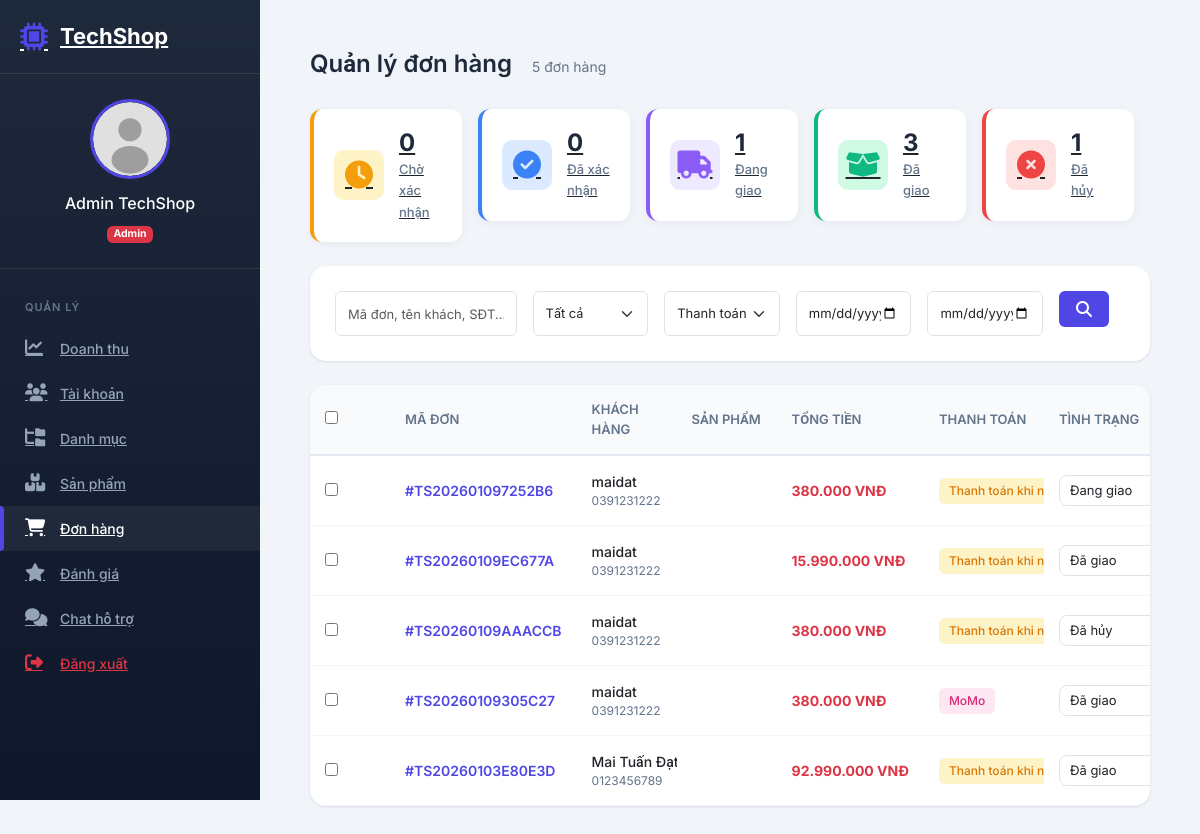
Screenshot of /admin?page=orders (signed in) with the database file from the repository.
### tables this page shows
CREATE TABLE `orders` (
  `id` int(11) NOT NULL,
  `order_number` varchar(20) NOT NULL,
  `user_id` int(11) DEFAULT NULL,
  `customer_name` varchar(100) NOT NULL,
  `customer_email` varchar(100) NOT NULL,
  `customer_phone` varchar(20) NOT NULL,
  `shipping_address` text NOT NULL,
  `shipping_ward` varchar(100) DEFAULT NULL,
  `shipping_district` varchar(100) DEFAULT NULL,
  `shipping_city` varchar(100) NOT NULL,
  `subtotal` decimal(15,0) NOT NULL,
  `shipping_fee` decimal(15,0) DEFAULT 0,
  `discount` decimal(15,0) DEFAULT 0,
  `total` decimal(15,0) NOT NULL,
  `payment_method` enum('cod','bank_transfer','momo','vnpay','credit_card') DEFAULT 'cod',
  `payment_status` enum('pending','paid','failed','refunded') DEFAULT 'pending',
  `status` enum('pending','confirmed','processing','shipping','delivered','cancelled','returned') DEFAULT 'pending',
  `note` text DEFAULT NULL,
  `admin_note` text DEFAULT NULL,
  `assigned_employee` int(11) DEFAULT NULL,
  `cancelled_reason` varchar(500) DEFAULT NULL,
  `delivered_at` datetime DEFAULT NULL,
  `created_at` timestamp NOT NULL DEFAULT current_timestamp(),
  `updated_at` timestamp NOT NULL DEFAULT current_timestamp() ON UPDATE current_timestamp()
);

### config/database.php (called while the page is built, shortened)
<?php
class Database {
    private static $instance = null;
    private $pdo;
    private $host = 'localhost';
    private $dbName = 'computer_shop';
    private $username = 'root';
    private $password = '';
    private $charset = 'utf8mb4';
    private function __construct() {
        try {
            $dsn = "mysql:host={$this->host};dbname={$this->dbName};charset={$this->charset}";
            $options = [
                PDO::ATTR_ERRMODE => PDO::ERRMODE_EXCEPTION,
                PDO::ATTR_DEFAULT_FETCH_MODE => PDO::FETCH_ASSOC,
                PDO::ATTR_EMULATE_PREPARES => false,
                PDO::MYSQL_ATTR_INIT_COMMAND => "SET NAMES utf8mb4 COLLATE utf8mb4_unicode_ci"
            ];
            $this->pdo = new PDO($dsn, $this->username, $this->password, $options);
        } catch (PDOException $e) {
            die("Lỗi kết nối MySQL: " . $e->getMessage());
        }
    }
    public static function getInstance() {
        if (self::$instance === null) {
            self::$instance = new self();
        }
        return self::$instance;
    }
    public function getConnection() {
        return $this->pdo;
    }
}
function getDB() {
    return Database::getInstance()->getConnection();
}
?>

### models/Order.php (called while the page is built, shortened)
<?php
require_once __DIR__ . '/../config/database.php';
class Order
{
    private $db;
    private $table = 'orders';
    public function __construct()
    {
        $this->db = getDB();
    }
    public function getAll($page = 1, $limit = 10, $filters = [])
    {
        $page = max(1, (int) $page);
        $limit = max(1, (int) $limit);
        $offset = ($page - 1) * $limit;
        $where = [];
        $params = [];
        $whereClause = !empty($where) ? 'WHERE ' . implode(' AND ', $where) : '';
        $countSql = "SELECT COUNT(*) as total FROM {$this->table} o {$whereClause}";
        $stmt = $this->db->prepare($countSql);
        $stmt->execute($params);
        $total = $stmt->fetch()['total'];
        $sql = "SELECT o.*, u.name as user_name, e.name as employee_name
                FROM {$this->table} o
                LEFT JOIN users u ON o.user_id = u.id
                LEFT JOIN users e ON o.assigned_employee = e.id
                {$whereClause}
                ORDER BY o.created_at DESC
                LIMIT :limit OFFSET :offset";
        $stmt = $this->db->prepare($sql);
        $stmt->bindValue(':limit', $limit, PDO::PARAM_INT);
        $stmt->bindValue(':offset', $offset, PDO::PARAM_INT);
        $stmt->execute();
        return [
            'data' => $stmt->fetchAll(),
            'total' => $total,
            'page' => $page,
            'limit' => $limit,
            'total_pages' => ceil($total / $limit)
        ];
    }
    public function getCountsByStatus()
    {
        $sql = "SELECT status, COUNT(*) as count FROM {$this->table} GROUP BY status";
        $stmt = $this->db->query($sql);
        return $stmt->fetchAll(PDO::FETCH_KEY_PAIR);
    }
}

### models/Category.php (called while the page is built, shortened)
<?php
require_once __DIR__ . '/../config/database.php';
class Category {
    private $db;
    private $table = 'categories';
    public function __construct() {
        $this->db = getDB();
    }
    public function getAll($status = null) {
        $sql = "SELECT c.*, p.name as parent_name,
                (SELECT COUNT(*) FROM products WHERE category_id = c.id) as product_count
                FROM {$this->table} c
                LEFT JOIN {$this->table} p ON c.parent_id = p.id";
        if ($status) {
            $sql .= " WHERE c.status = :status";
        }
        $sql .= " ORDER BY c.sort_order ASC, c.name ASC";
        $stmt = $this->db->prepare($sql);
        if ($status) {
            $stmt->execute([':status' => $status]);
        } else {
            $stmt->execute();
        }
        return $stmt->fetchAll();
    }
}
?>

### config/config.php (called while the page is built, shortened)
<?php
require_once __DIR__ . '/database.php';
function formatPrice($price) {
    $price = $price ?? 0;
    return number_format((float)$price, 0, ',', '.') . ' ' . CURRENCY;
}
?>

### views/admin/orders.php (the view, shortened to what this page needs)
<?php
$ORDER_STATUSES = [
    'pending' => 'Chờ xác nhận',
    'confirmed' => 'Đã xác nhận',
    'processing' => 'Đang xử lý',
    'shipping' => 'Đang giao',
    'delivered' => 'Đã giao',
    'cancelled' => 'Đã hủy'
];
$PAYMENT_METHODS = [
    'cod' => 'Thanh toán khi nhận hàng',
    'bank_transfer' => 'Chuyển khoản ngân hàng',
    'vnpay' => 'VNPay',
    'momo' => 'MoMo'
];
include __DIR__ . '/../layouts/admin-header.php';
?>
<div class="admin-content">
    <div class="content-header">
        <div class="header-left">
            <h4>Quản lý đơn hàng</h4>
            <p><?= $totalOrders ?> đơn hàng</p>
        </div>
    </div>
    <div class="row g-3 mb-4">
        <div class="col-xl col-lg-4 col-md-6 col-sm-6">
            <a href="<?= BASE_URL ?>admin?page=orders&status=pending" class="order-stat-card pending">
                <i class="fas fa-clock"></i>
                <div class="stat-info">
                    <h3><?= $orderStats['status_counts']['pending'] ?? 0 ?></h3>
                    <span>Chờ xác nhận</span>
                </div>
            </a>
        </div>
        <div class="col-xl col-lg-4 col-md-6 col-sm-6">
            <a href="<?= BASE_URL ?>admin?page=orders&status=confirmed" class="order-stat-card confirmed">
                <i class="fas fa-check-circle"></i>
                <div class="stat-info">
                    <h3><?= $orderStats['status_counts']['confirmed'] ?? 0 ?></h3>
                    <span>Đã xác nhận</span>
                </div>
            </a>
        </div>
        <div class="col-xl col-lg-4 col-md-6 col-sm-6">
            <a href="<?= BASE_URL ?>admin?page=orders&status=shipping" class="order-stat-card shipping">
                <i class="fas fa-truck"></i>
                <div class="stat-info">
                    <h3><?= $orderStats['status_counts']['shipping'] ?? 0 ?></h3>
                    <span>Đang giao</span>
                </div>
            </a>
        </div>
        <div class="col-xl col-lg-4 col-md-6 col-sm-6">
            <a href="<?= BASE_URL ?>admin?page=orders&status=delivered" class="order-stat-card delivered">
                <i class="fas fa-box-open"></i>
                <div class="stat-info">
                    <h3><?= $orderStats['status_counts']['delivered'] ?? 0 ?></h3>
                    <span>Đã giao</span>
                </div>
            </a>
        </div>
        <div class="col-xl col-lg-4 col-md-6 col-sm-6">
            <a href="<?= BASE_URL ?>admin?page=orders&status=cancelled" class="order-stat-card cancelled">
                <i class="fas fa-times-circle"></i>
                <div class="stat-info">
                    <h3><?= $orderStats['status_counts']['cancelled'] ?? 0 ?></h3>
                    <span>Đã hủy</span>
                </div>
            </a>
        </div>
    </div>
    <div class="admin-card mb-4">
        <div class="card-body">
            <form id="filterForm" class="filter-form" method="GET" action="<?= BASE_URL ?>admin">
                <div class="row g-3">
                    <div class="col-lg-3 col-md-12">
                        <input type="text" class="form-control" name="search"
                               placeholder="Mã đơn, tên khách, SĐT..." value="<?= htmlspecialchars($search ?? '') ?>">
                    </div>
                    <div class="col-lg-2 col-md-6 col-sm-6">
                        <select class="form-select" name="status">
                            <option value="">Tất cả</option>
                        </select>
                    </div>
                    <div class="col-lg-2 col-md-6 col-sm-6">
                        <select class="form-select" name="payment">
                            <option value="">Thanh toán</option>
                        </select>
                    </div>
                    <div class="col-lg-2 col-md-6 col-sm-6">
                        <input type="date" class="form-control" name="start_date" placeholder="Từ ngày" value="<?= htmlspecialchars($startDate ?? '') ?>">
                    </div>
                    <div class="col-lg-2 col-md-6 col-sm-6">
                        <input type="date" class="form-control" name="end_date" placeholder="Đến ngày" value="<?= htmlspecialchars($endDate ?? '') ?>">
                    </div>
                    <div class="col-lg-1 col-md-12">
                        <button type="submit" class="btn btn-admin-primary w-100">
                            <i class="fas fa-search"></i>
                        </button>
                    </div>
                </div>
            </form>
        </div>
    </div>
    <div class="admin-card">
        <div class="card-body p-0">
            <div class="table-responsive">
                <table class="admin-table" id="ordersTable">
                    <thead>
                        <tr>
                            <th width="40">
                                <input type="checkbox" id="selectAll">
                            </th>
                            <th>Mã đơn</th>
                            <th>Khách hàng</th>
                            <th>Sản phẩm</th>
                            <th>Tổng tiền</th>
                            <th>Thanh toán</th>
                            <th>Tình trạng</th>
                        </tr>
                    </thead>
                    <tbody>
                        <?php foreach ($orders as $order): ?>
                            <tr>
                                <td>
                                    <input type="checkbox" class="item-select" value="<?= $order['id'] ?>">
                                </td>
                                <td>
                                    <a href="<?= BASE_URL ?>admin?page=order-detail&id=<?= $order['id'] ?>"
                                       class="order-code">#<?= $order['order_number'] ?? $order['id'] ?></a>
                                </td>
                                <td>
                                    <div class="customer-cell">
                                        <span class="name"><?= htmlspecialchars($order['customer_name'] ?? $order['user_name'] ?? '') ?></span>
                                        <span class="phone"><?= htmlspecialchars($order['customer_phone'] ?? '') ?></span>
                                    </div>
                                </td>
                                <td>
                                </td>
                                <td class="fw-bold text-danger"><?= formatPrice($order['total']) ?></td>
                                <td>
                                    <span class="payment-badge <?= $order['payment_method'] ?>">
                                        <?= $PAYMENT_METHODS[$order['payment_method']] ?? $order['payment_method'] ?>
                                    </span>
                                </td>
                                <td>
                                    <select class="form-select form-select-sm status-select"
                                            data-id="<?= $order['id'] ?>">
                                        <?php foreach ($ORDER_STATUSES as $key => $label): ?>
                                            <option value="<?= $key ?>" <?= $order['status'] == $key ? 'selected' : '' ?>>
                                                <?= $label ?>
                                            </option>
                                        <?php endforeach; ?>
                                    </select>
                                </td>
                            </tr>
                        <?php endforeach; ?>
                    </tbody>
                </table>
            </div>
        </div>
    </div>
</div>
<?php include __DIR__ . '/../layouts/admin-footer.php'; ?>

### views/admin/orders.php (style rules this page uses)
.order-stat-card { background: #fff; border-radius: 12px; padding: 20px; display: flex; align-items: center; gap: 15px; box-shadow: 0 2px 8px rgba(0,0,0,0.05); border-left: 4px solid; }
.order-stat-card i { font-size: 28px; width: 50px; height: 50px; display: flex; align-items: center; justify-content: center; border-radius: 10px; }
.order-stat-card.pending { border-color: #f59e0b; }
.order-stat-card.pending i { background: #fef3c7; color: #f59e0b; }
.order-stat-card.confirmed { border-color: #3b82f6; }
.order-stat-card.confirmed i { background: #dbeafe; color: #3b82f6; }
.order-stat-card.shipping { border-color: #8b5cf6; }
.order-stat-card.shipping i { background: #ede9fe; color: #8b5cf6; }
.order-stat-card.delivered { border-color: #10b981; }
.order-stat-card.delivered i { background: #d1fae5; color: #10b981; }
.order-stat-card.cancelled { border-color: #ef4444; }
.order-stat-card.cancelled i { background: #fee2e2; color: #ef4444; }
.stat-info h3 { font-size: 24px; font-weight: 700; margin: 0; color: #1e293b; }
.stat-info span { font-size: 13px; color: #64748b; }
.customer-cell { display: flex; flex-direction: column; }
.customer-cell .name { font-weight: 500; }
.customer-cell .phone { font-size: 12px; color: #64748b; }
.payment-badge { display: inline-block; padding: 4px 10px; border-radius: 6px; font-size: 12px; font-weight: 500; }
.payment-badge.cod { background: #fef3c7; color: #d97706; }
.payment-badge.momo { background: #fce7f3; color: #db2777; }
.status-select { font-size: 13px; padding: 5px 10px; border-radius: 8px; min-width: 130px; }

### rows the page displays
orders: order_number "TS202601097252B6", customer_name "maidat", customer_phone "0391231222", total "380.000 VNĐ", payment_method "Thanh toán…", status+id "Đang giao"
orders: order_number "TS20260109EC677A", customer_name "maidat", customer_phone "0391231222", total "15.990.000 VNĐ", payment_method "Thanh toán…", status+id "Đã giao"
orders: order_number "TS20260109AAACCB", customer_name "maidat", customer_phone "0391231222", total "380.000 VNĐ", payment_method "Thanh toán…", status+id "Đã hủy"
orders: order_number "TS20260109305C27", customer_name "maidat", customer_phone "0391231222", total "380.000 VNĐ", payment_method "MoMo", status+id "Đã giao"
orders: order_number "TS20260103E80E3D", customer_name "Mai Tuấ…", customer_phone "01234567…", total "92.990.000 VNĐ", payment_method "Thanh toán…", status+id "Đã giao"

### other values shown
$_SESSION['user']['name'] "Admin TechShop"
$totalOrders "5"
$orderStats['status_counts']['pending'] "0"
$orderStats['status_counts']['confirmed'] "0"
$orderStats['status_counts']['shipping'] "1"
$orderStats['status_counts']['delivered'] "3"
$orderStats['status_counts']['cancelled'] "1"
